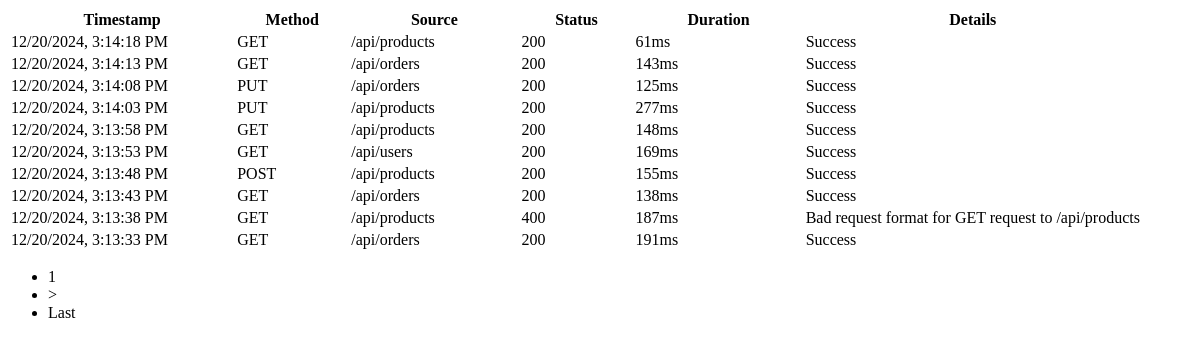
Before: /api/event-rows/ with the older database file.
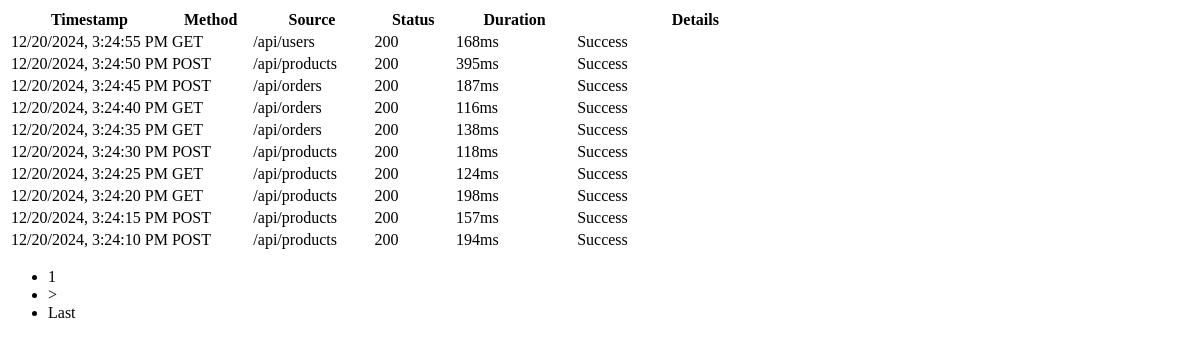
After: the same page with the newer database file.
### events/models.py (models this page shows, shortened)
class Event(models.Model):
    HTTP_METHODS = ["GET", "POST", "PUT", "DELETE"]
    method = models.CharField(
        max_length=10,
        choices=[(m, m) for m in HTTP_METHODS],
        help_text="HTTP method used for the request",
    )
    source = models.CharField(
        max_length=100,
    )
    timestamp = models.DateTimeField(auto_now_add=True)
    duration_ms = models.IntegerField()
    status_code = models.IntegerField()
    request_id = models.UUIDField(
        default=uuid.uuid4, unique=True, help_text="Unique identifier for the request"
    )
    metadata = models.JSONField(default=dict)
    class Meta:
        ordering = ["-timestamp"]
        indexes = [
            models.Index(fields=["-timestamp"]),
            models.Index(fields=["status_code"]),
            models.Index(fields=["method"]),
        ]

### events/views.py (the view)
# urls.py: path('api/event-rows/', views.table_rows, name='table_rows'),
def table_rows(request):
    page_number = request.GET.get("page", 1)
    paginator = Paginator(Event.objects.all().order_by("-timestamp"), 10)
    events = paginator.get_page(page_number)
    return render(request, "dashboard/table/base.html", {"events": events})

### events/templates/dashboard/table/base.html (shortened to what this page needs)
<div class="card-body table-responsive">
    <table class="table table-hover">
        <thead>
            <tr>
                <th style="width: 20%">Timestamp</th>
                <th style="width: 10%">Method</th>
                <th style="width: 15%">Source</th>
                <th style="width: 10%">Status</th>
                <th style="width: 15%">Duration</th>
                <th style="width: 30%">Details</th>
            </tr>
        </thead>
        <tbody>
            {% for event in events %}
            <tr>
                <td style="width: 20%">{{ event.timestamp|date:"m/d/Y, g:i:s A" }}</td>
                <td style="width: 10%">{{ event.method }}</td>
                <td style="width: 15%">{{ event.source }}</td>
                <td style="width: 10%">{{ event.status_code }}</td>
                <td style="width: 15%">{{ event.duration_ms }}ms</td>
                <td style="width: 30%">
                    {% if event.status_code >= 400 %}
                        {{ event.metadata.error_message }}
                    {% else %}
                        Success
                    {% endif %}
                </td>
            </tr>
            {% endfor %}
        </tbody>
    </table>
    {% if events %}
    <nav aria-label="Event list navigation">
        <ul class="pagination justify-content-center m-0">
            <li class="page-item active" aria-current="page">
                <a class="page-link">{{ events.number }}</a>
            </li>
            {% if events.has_next %}
            <li class="page-item">
                <a class="page-link"
                   hx-get="{% url 'table_rows' %}?page={{ events.next_page_number }}"
                   hx-target="#event-table-container"
                   aria-label="Next">
                    &gt;
                </a>
            </li>
            <li class="page-item">
                <a class="page-link"
                   hx-get="{% url 'table_rows' %}?page={{ events.paginator.num_pages }}"
                   hx-target="#event-table-container"
                   aria-label="Last">
                    Last
                </a>
            </li>
            {% endif %}
        </ul>
    </nav>
    {% endif %}
</div>

Changed rows visible on the page:
no longer on this page (row unchanged): Event: timestamp "12/20/2024, 3:14:18 PM", method "GET", source "/api/products", status_code "200", duration_ms "61", shows "Success"
no longer on this page (row unchanged): Event: timestamp "12/20/2024, 3:14:13 PM", method "GET", source "/api/orders", status_code "200", duration_ms "143", shows "Success"
no longer on this page (row unchanged): Event: timestamp "12/20/2024, 3:14:08 PM", method "PUT", source "/api/orders", status_code "200", duration_ms "125", shows "Success"
no longer on this page (row unchanged): Event: timestamp "12/20/2024, 3:14:03 PM", method "PUT", source "/api/products", status_code "200", duration_ms "277", shows "Success"
no longer on this page (row unchanged): Event: timestamp "12/20/2024, 3:13:58 PM", method "GET", source "/api/products", status_code "200", duration_ms "148", shows "Success"
no longer on this page (row unchanged): Event: timestamp "12/20/2024, 3:13:53 PM", method "GET", source "/api/users", status_code "200", duration_ms "169", shows "Success"
no longer on this page (row unchanged): Event: timestamp "12/20/2024, 3:13:48 PM", method "POST", source "/api/products", status_code "200", duration_ms "155", shows "Success"
no longer on this page (row unchanged): Event: timestamp "12/20/2024, 3:13:43 PM", method "GET", source "/api/orders", status_code "200", duration_ms "138", shows "Success"
no longer on this page (row unchanged): Event: timestamp "12/20/2024, 3:13:38 PM", method "GET", source "/api/products", status_code "400", duration_ms "187", metadata.error_message "Bad request format for GET request to /api/products"
no longer on this page (row unchanged): Event: timestamp "12/20/2024, 3:13:33 PM", method "GET", source "/api/orders", status_code "200", duration_ms "191", shows "Success"
added Event: timestamp "12/20/2024, 3:24:55 PM", method "GET", source "/api/users", status_code "200", duration_ms "168", shows "Success"
added Event: timestamp "12/20/2024, 3:24:50 PM", method "POST", source "/api/products", status_code "200", duration_ms "395", shows "Success"
added Event: timestamp "12/20/2024, 3:24:45 PM", method "POST", source "/api/orders", status_code "200", duration_ms "187", shows "Success"
added Event: timestamp "12/20/2024, 3:24:40 PM", method "GET", source "/api/orders", status_code "200", duration_ms "116", shows "Success"
added Event: timestamp "12/20/2024, 3:24:35 PM", method "GET", source "/api/orders", status_code "200", duration_ms "138", shows "Success"
added Event: timestamp "12/20/2024, 3:24:30 PM", method "POST", source "/api/products", status_code "200", duration_ms "118", shows "Success"
added Event: timestamp "12/20/2024, 3:24:25 PM", method "GET", source "/api/products", status_code "200", duration_ms "124", shows "Success"
added Event: timestamp "12/20/2024, 3:24:20 PM", method "GET", source "/api/products", status_code "200", duration_ms "198", shows "Success"
added Event: timestamp "12/20/2024, 3:24:15 PM", method "POST", source "/api/products", status_code "200", duration_ms "157", shows "Success"
added Event: timestamp "12/20/2024, 3:24:10 PM", method "POST", source "/api/products", status_code "200", duration_ms "194", shows "Success"
